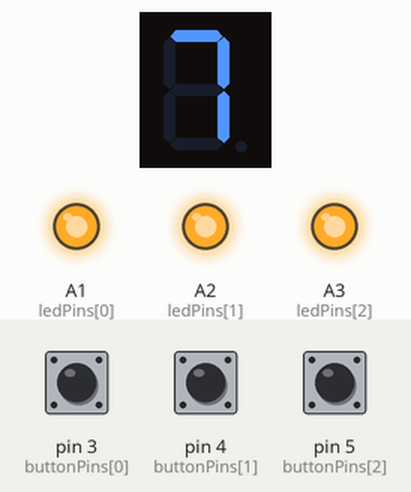
Simulated run of this sketch. Board: Arduino Uno, built with avr-gcc and run on an emulated ATmega328P. Parts: 1-digit seven-segment display, output pins drawn as LEDs (lit = HIGH). Wiring (inferred from the names in the program): 1-digit 7-segment display, segments lit when HIGH: segments pin 13, pin 12, pin 11, pin 10, pin 9, pin 8, pin 7. Inputs (shaded band) come from the test bench; at power-on: pin 3 (buttonPins[0]) HIGH, pin 4 (buttonPins[1]) HIGH, pin 5 (buttonPins[2]) HIGH. The segment pins are drawn as the display they are named for; pins used as bus, display or sensor lines are not drawn.

Above: at 1.2 s.
1.3 s: pin 3 (buttonPins[0]) pulled LOW for 0.15 s
At 1.37 s:
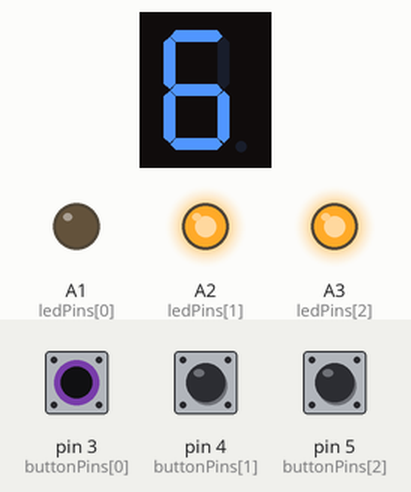
2.9 s: pin 4 (buttonPins[1]) pulled LOW for 0.15 s
At 2.97 s:
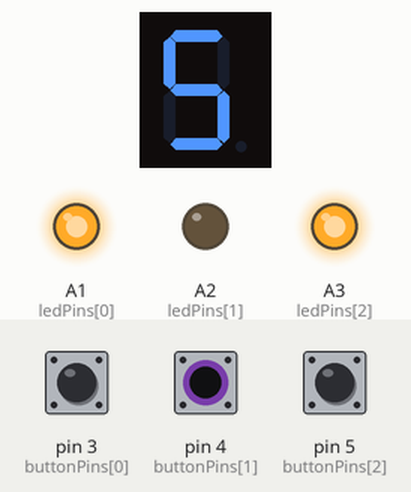
4.5 s: pin 5 (buttonPins[2]) pulled LOW for 0.15 s
At 4.57 s:
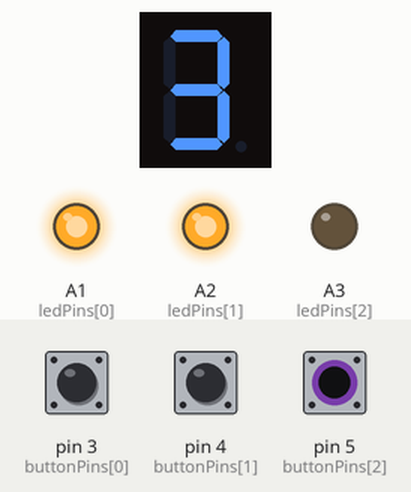
6.1 s: pin 5 (buttonPins[2]) pulled LOW for 3.2 s
At 10.4 s:
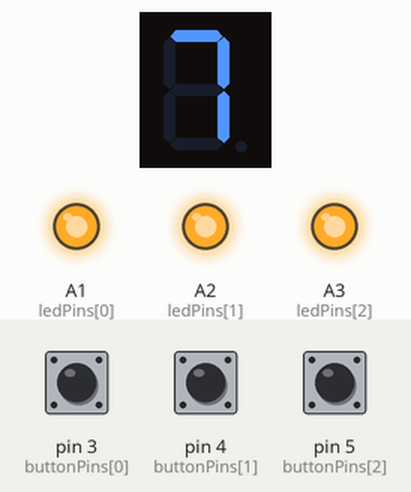
10.8 s: pin 3 (buttonPins[0]) pulled LOW for 3.2 s
At 11.5 s:
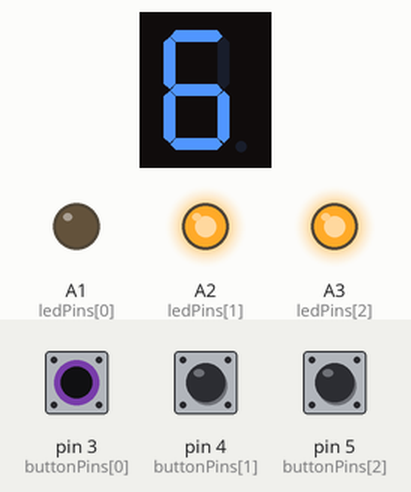
15.5 s: pin 3 (buttonPins[0]) driven LOW and pin 4 (buttonPins[1]) driven LOW
At 16.3 s:
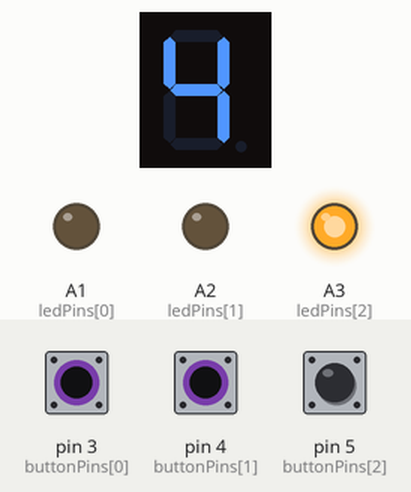
Timing chart, 0 to 18.0 s (numbered marks = the images above; inputs shaded):
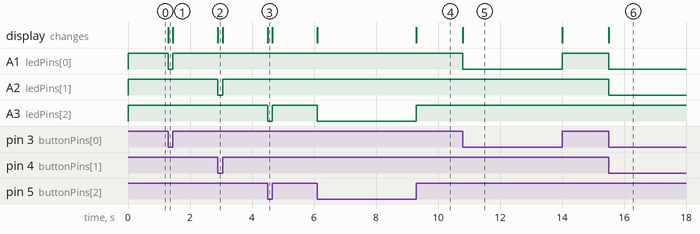

The sketch:

binarytooctal.ino
```cpp
const int a = 13;
const int b = 12;
const int c = 11;
const int d = 10;
const int e = 9;
const int f = 8;
const int g = 7;

const int buttonPins[] = {3, 4, 5};
const int ledPins[] = {A1, A2, A3};

void setup() {
  pinMode(a, OUTPUT);
  pinMode(b, OUTPUT);
  pinMode(c, OUTPUT);
  pinMode(d, OUTPUT);
  pinMode(e, OUTPUT);
  pinMode(f, OUTPUT);
  pinMode(g, OUTPUT);

  for (int i = 0; i < 3; i++) {
    pinMode(buttonPins[i], INPUT_PULLUP);
  }

  for (int i = 0; i < 3; i++) {
    pinMode(ledPins[i], OUTPUT);
  }
}

void loop() {
  int binaryInput = 0;

  for (int i = 0; i < 3; i++) {
    if (digitalRead(buttonPins[i]) == LOW) {
      binaryInput |= (1 << i);
    }
  }

  int reversedInput = 7 - binaryInput;

  for (int i = 0; i < 3; i++) {
    digitalWrite(ledPins[i], (reversedInput & (1 << i)) ? HIGH : LOW);
  }

  displayNumber(reversedInput);
}

void displayNumber(int number) {
  bool patterns[8][7] = {
    {1, 1, 1, 1, 1, 1, 0},
    {0, 1, 1, 0, 0, 0, 0},
    {1, 1, 0, 1, 1, 0, 1},
    {1, 1, 1, 1, 0, 0, 1},
    {0, 1, 1, 0, 0, 1, 1},
    {1, 0, 1, 1, 0, 1, 1},
    {1, 0, 1, 1, 1, 1, 1},
    {1, 1, 1, 0, 0, 0, 0}
  };

  digitalWrite(a, patterns[number][0]);
  digitalWrite(b, patterns[number][1]);
  digitalWrite(c, patterns[number][2]);
  digitalWrite(d, patterns[number][3]);
  digitalWrite(e, patterns[number][4]);
  digitalWrite(f, patterns[number][5]);
  digitalWrite(g, patterns[number][6]);
}
```

Measured:
- after the input at 1.3 s, A1 (ledPins[0]): HIGH → LOW at once, → HIGH 0.15 s later; the display: changes at once (image 1)
- after the input at 2.9 s, A2 (ledPins[1]): HIGH → LOW at once, → HIGH 0.15 s later; the display: changes at once (image 2)
- after the input at 4.5 s, A3 (ledPins[2]): HIGH → LOW at once, → HIGH 0.15 s later; the display: changes at once (image 3)
- after the input at 6.1 s, A3 (ledPins[2]): HIGH → LOW at once, → HIGH 3.2 s later; the display: first changes at once (image 4 shows a later state)
- after the input at 10.8 s, A1 (ledPins[0]): HIGH → LOW at once, → HIGH 3.2 s later; the display: changes at once (image 5)
- after the input at 15.5 s, A1 (ledPins[0]), A2 (ledPins[1]): HIGH → LOW at once; the display: changes at once (image 6)
